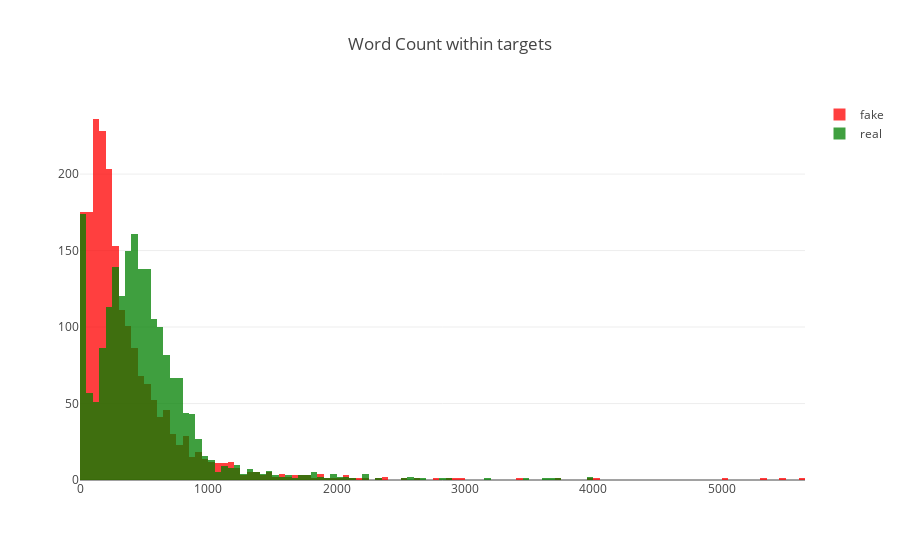

Notebook code for this chart:
### Markdown cell above
### Let's check the distribution of the news word count per target label

### Code cell
train['word_count'] = train['feature'].apply(lambda x: len(str(x).split()))

x0 = train["word_count"].loc[train["target"]=="FAKE"]
x1 = train["word_count"].loc[train["target"]=="REAL"]

Fake = go.Histogram(
    x=x0,
    opacity=0.75,
    name = 'fake',
    marker=dict(
        color='#FF0000')
)
Real = go.Histogram(
    x=x1,
    opacity=0.75,
    name='real',
    marker=dict(
        color='#008000'
    )
)

data = [Fake, Real]
layout = go.Layout(barmode='overlay', title = "Word Count within targets")
fig = go.Figure(data=data, layout=layout)

train.iplot(data = data, layout = layout)

### Figure 1 — Plotly figure (JSON) as saved in the notebook; plotly's stock layout.template omitted (floating-point values rounded to 4 significant figures; data arrays with more than 128 entries replaced by an {"elided": "..."} marker saying what was removed)
{"data": [{"marker": {"color": "#FF0000"}, "name": "fake", "opacity": 0.75, "type": "histogram", "uid": "991e0d77-89d0-48b5-b4c4-baff2ba13d87", "x": {"elided": "1990 int values"}}, {"marker": {"color": "#008000"}, "name": "real", "opacity": 0.75, "type": "histogram", "uid": "c4385bdc-21ef-4f43-8112-62efca753d21", "x": {"elided": "2000 int values"}}], "layout": {"barmode": "overlay", "title": {"text": "Word Count within targets"}}}
